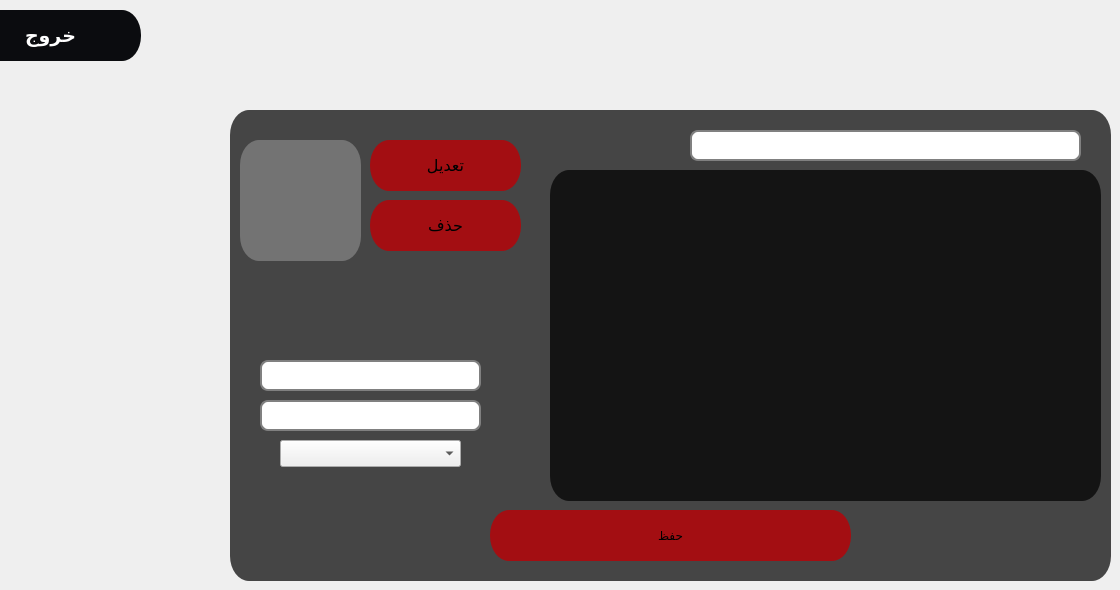
    <widget class="QWidget" name="tab_8">
     <attribute name="title">
      <string>Page</string>
     </attribute>
     <widget class="QFrame" name="frame_menu_26">
      <property name="enabled">
       <bool>true</bool>
      </property>
      <property name="geometry">
       <rect>
        <x>230</x>
        <y>110</y>
        <width>881</width>
        <height>471</height>
       </rect>
      </property>
      <property name="whatsThis">
       <string>&lt;html&gt;&lt;head/&gt;&lt;body&gt;&lt;p&gt;&lt;img src=&quot;:/pt/pos.png&quot;/&gt;&lt;/p&gt;&lt;/body&gt;&lt;/html&gt;</string>
      </property>
      <property name="styleSheet">
       <string notr="true">
QFrame{
	border-radius: 19px solid;
	background-color: qlineargradient(spread:pad, x1:1, y1:1, x2:1, y2:1, stop:1 rgba(0, 0, 0, 181));
}
QFrame:hover{
	border-left:3px solid rgb(255, 242, 0);
	border-bottom:3px solid rgb(255, 242, 0);
    border-top:3px solid rgb(255, 190, 0);
	border-right:3px solid rgb(255, 190, 0);
	

}</string>
      </property>
      <property name="frameShape">
       <enum>QFrame::StyledPanel</enum>
      </property>
      <property name="frameShadow">
       <enum>QFrame::Raised</enum>
      </property>
      <widget class="QPushButton" name="saveBtn_8">
       <property name="geometry">
        <rect>
         <x>260</x>
         <y>400</y>
         <width>361</width>
         <height>51</height>
        </rect>
       </property>
       <property name="styleSheet">
        <string notr="true">QPushButton{
	border-radius: 19px solid;
	border-bottom:0px solid rgb(171, 16, 20);
    border-top:0px solid rgb(171, 16, 20);
	
	background-color: rgb(163, 14, 18);


  

}

QPushButton:hover{
	border: 7px solid qlineargradient(spread:pad, x1:1, y1:1, x2:1, y2:1, stop:1 rgba(0, 0, 0, 0));
	border-radius: 19px solid;
	border-bottom:0px solid rgb(171, 16, 20);
    border-top:0px solid rgb(171, 16, 20);
	



   background-color:rgb(237, 28, 47);

	


}
QPushButton:pressed{
	color:rgb(255, 205, 0);

   background-color:rgb(189, 22, 37);
}</string>
       </property>
       <property name="text">
        <string>حفظ</string>
       </property>
       <property name="icon">
        <iconset resource="../../Desktop/pt.qrc">
         <normaloff>:/pt/save.png</normaloff>:/pt/save.png</iconset>
       </property>
       <property name="iconSize">
        <size>
         <width>33</width>
         <height>33</height>
        </size>
       </property>
      </widget>
      <widget class="QLineEdit" name="lineEdit_19">
       <property name="geometry">
        <rect>
         <x>30</x>
         <y>250</y>
         <width>221</width>
         <height>31</height>
        </rect>
       </property>
       <property name="styleSheet">
        <string notr="true">QLineEdit {
padding: 1px;
border-style: solid;
border: 2px solid gray;
border-radius: 8px;
color: rgb(255, 255, 255);

}</string>
       </property>
       <property name="alignment">
        <set>Qt::AlignCenter</set>
       </property>
       <property name="placeholderText">
        <string>الاسم</string>
       </property>
      </widget>
      <widget class="QTableView" name="tableView_5">
       <property name="geometry">
        <rect>
         <x>320</x>
         <y>60</y>
         <width>551</width>
         <height>331</height>
        </rect>
       </property>
       <property name="styleSheet">
        <string notr="true">color: rgb(255, 255, 255);
</string>
       </property>
      </widget>
      <widget class="QPushButton" name="browseBtn_5">
       <property name="enabled">
        <bool>true</bool>
       </property>
       <property name="geometry">
        <rect>
         <x>140</x>
         <y>30</y>
         <width>151</width>
         <height>51</height>
        </rect>
       </property>
       <property name="font">
        <font>
         <pointsize>12</pointsize>
        </font>
       </property>
       <property name="styleSheet">
        <string notr="true">QPushButton{
	border-radius: 19px solid;
	border-bottom:0px solid rgb(171, 16, 20);
    border-top:0px solid rgb(171, 16, 20);
	
	background-color: rgb(163, 14, 18);


  

}

QPushButton:hover{
	border: 7px solid qlineargradient(spread:pad, x1:1, y1:1, x2:1, y2:1, stop:1 rgba(0, 0, 0, 0));
	border-radius: 19px solid;
	border-bottom:0px solid rgb(171, 16, 20);
    border-top:0px solid rgb(171, 16, 20);
	



   background-color:rgb(237, 28, 47);

	


}
QPushButton:pressed{
	color:rgb(255, 205, 0);

   background-color:rgb(189, 22, 37);
}</string>
       </property>
       <property name="text">
        <string>تعديل</string>
       </property>
       <property name="icon">
        <iconset resource="../../Desktop/pt.qrc">
         <normaloff>:/pt/edit.png</normaloff>:/pt/edit.png</iconset>
       </property>
       <property name="iconSize">
        <size>
         <width>33</width>
         <height>33</height>
        </size>
       </property>
      </widget>
      <widget class="QLabel" name="businessLogo_4">
       <property name="geometry">
        <rect>
         <x>10</x>
         <y>30</y>
         <width>121</width>
         <height>121</height>
        </rect>
       </property>
       <property name="styleSheet">
        <string notr="true">background-color: rgb(115, 115, 115);</string>
       </property>
       <property name="text">
        <string/>
       </property>
       <property name="textFormat">
        <enum>Qt::AutoText</enum>
       </property>
       <property name="scaledContents">
        <bool>true</bool>
       </property>
       <property name="alignment">
        <set>Qt::AlignCenter</set>
       </property>
       <property name="wordWrap">
        <bool>false</bool>
       </property>
       <property name="margin">
        <number>0</number>
       </property>
       <property name="indent">
        <number>-1</number>
       </property>
       <property name="openExternalLinks">
        <bool>false</bool>
       </property>
      </widget>
      <widget class="QPushButton" name="browseBtn_6">
       <property name="enabled">
        <bool>true</bool>
       </property>
       <property name="geometry">
        <rect>
         <x>140</x>
         <y>90</y>
         <width>151</width>
         <height>51</height>
        </rect>
       </property>
       <property name="font">
        <font>
         <pointsize>12</pointsize>
        </font>
       </property>
       <property name="styleSheet">
        <string notr="true">QPushButton{
	border-radius: 19px solid;
	border-bottom:0px solid rgb(171, 16, 20);
    border-top:0px solid rgb(171, 16, 20);
	
	background-color: rgb(163, 14, 18);


  

}

QPushButton:hover{
	border: 7px solid qlineargradient(spread:pad, x1:1, y1:1, x2:1, y2:1, stop:1 rgba(0, 0, 0, 0));
	border-radius: 19px solid;
	border-bottom:0px solid rgb(171, 16, 20);
    border-top:0px solid rgb(171, 16, 20);
	



   background-color:rgb(237, 28, 47);

	


}
QPushButton:pressed{
	color:rgb(255, 205, 0);

   background-color:rgb(189, 22, 37);
}</string>
       </property>
       <property name="text">
        <string>حذف</string>
       </property>
       <property name="icon">
        <iconset resource="../../Desktop/pt.qrc">
         <normaloff>:/pt/delete.png</normaloff>:/pt/delete.png</iconset>
       </property>
       <property name="iconSize">
        <size>
         <width>33</width>
         <height>33</height>
        </size>
       </property>
      </widget>
      <widget class="QComboBox" name="comboBox_2">
       <property name="geometry">
        <rect>
         <x>50</x>
         <y>330</y>
         <width>181</width>
         <height>27</height>
        </rect>
       </property>
      </widget>
      <widget class="QLineEdit" name="lineEdit_33">
       <property name="geometry">
        <rect>
         <x>30</x>
         <y>290</y>
         <width>221</width>
         <height>31</height>
        </rect>
       </property>
       <property name="styleSheet">
        <string notr="true">QLineEdit {
padding: 1px;
border-style: solid;
border: 2px solid gray;
color: rgb(255, 255, 255);

border-radius: 8px;
}</string>
       </property>
       <property name="alignment">
        <set>Qt::AlignCenter</set>
       </property>
       <property name="placeholderText">
        <string>السعر</string>
       </property>
      </widget>
     </widget>
     <widget class="QPushButton" name="btn_exit_to_app_11">
      <property name="enabled">
       <bool>true</bool>
      </property>
      <property name="geometry">
       <rect>
        <x>-40</x>
        <y>10</y>
        <width>181</width>
        <height>51</height>
       </rect>
      </property>
      <property name="font">
       <font>
        <family>Hack</family>
        <pointsize>14</pointsize>
        <weight>75</weight>
        <bold>true</bold>
       </font>
      </property>
      <property name="cursor">
       <cursorShape>PointingHandCursor</cursorShape>
      </property>
      <property name="contextMenuPolicy">
       <enum>Qt::DefaultContextMenu</enum>
      </property>
      <property name="layoutDirection">
       <enum>Qt::LeftToRight</enum>
      </property>
      <property name="styleSheet">
       <string notr="true">QPushButton{
	border-radius: 19px solid;
	border-bottom:0px solid rgb(171, 16, 20);
    border-top:0px solid rgb(171, 16, 20);
	
	background-color: rgb(11, 12, 15);
	color: rgb(255, 255, 255);


}

QPushButton:hover{
	border: 70px solid qlineargradient(spread:pad, x1:1, y1:1, x2:1, y2:1, stop:1 rgba(0, 0, 0, 0));
   border-radius: 20px solid;
	border-right:18px;
	border-bottom:1px solid  rgb(237, 28, 45);
    border-top:1px solid rgb(237, 28, 46) ;
   background-color:rgb(237, 28, 47);

	


}
QPushButton:pressed{
	color:rgb(255, 205, 0);
   border-radius: 20px solid;
	border-right:18px;
	border-bottom:1px solid  rgb(237, 28, 45);
    border-top:1px solid rgb(237, 28, 46) ;
   background-color:rgb(189, 22, 37);
}</string>
      </property>
      <property name="text">
       <string>خروج</string>
      </property>
      <property name="icon">
       <iconset resource="../../Desktop/pt.qrc">
        <normaloff>:/pt/logout.png</normaloff>:/pt/logout.png</iconset>
      </property>
      <property name="iconSize">
       <size>
        <width>40</width>
        <height>50</height>
       </size>
      </property>
     </widget>
     <widget class="QLineEdit" name="lineEdit_18">
      <property name="geometry">
       <rect>
        <x>690</x>
        <y>130</y>
        <width>391</width>
        <height>31</height>
       </rect>
      </property>
      <property name="styleSheet">
       <string notr="true">QLineEdit {
padding: 1px;
border-style: solid;
border: 2px solid gray;
border-radius: 8px;
color: rgb(255, 255, 255);

}</string>
      </property>
      <property name="placeholderText">
       <string> بحث عن اسم أو كود</string>
      </property>
     </widget>
    </widget>
